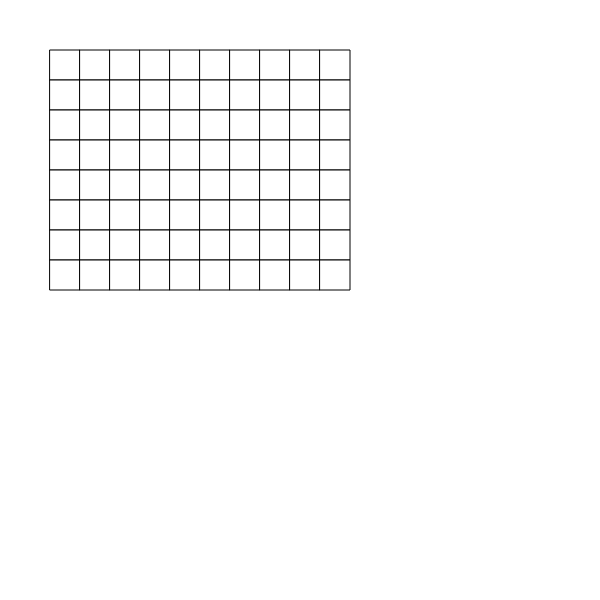
Frame 1 (no input)
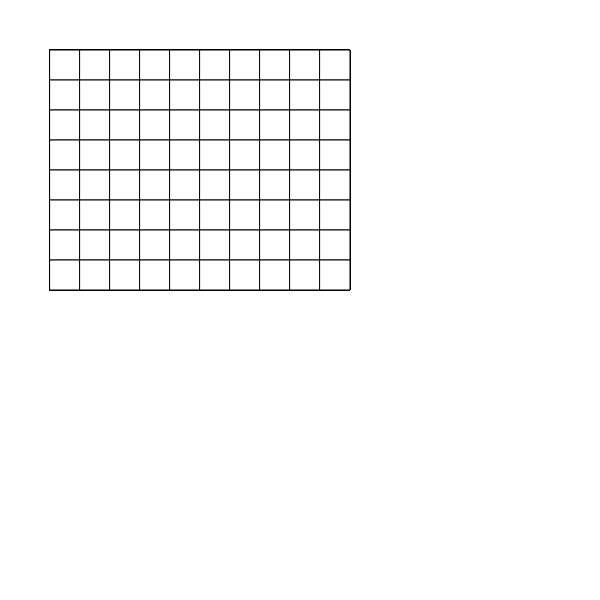
Frame 60 (no input)
Frame 120 (the mouse pressed at the canvas centre since frame 60): identical to frame 60, image omitted

The p5.js sketch that drew these frames (run headless with seeded random() and noise() and a simulated clock; from frame 60 on, the mouse is pressed at the canvas centre):

// p5.js sketch
// ── sketch.js
var d=30
var off=30
var padding = 50
var c = 1
var pos =0
function setup(){
  createCanvas(600,600);

}

function draw(){
for(var j=0;j<8;j+=1){
	
  
  for(var i = 0;i<10;i++){
    rect((i*off) +padding,(j*off)+padding,d,d);

    

  }
}

	//while(pos<width/2){
	//	rect(pos,height/2,30,20);
	//	pos = pos + 40
	//}
//all the same
//i = i+1
//i+=1
//i++

}
